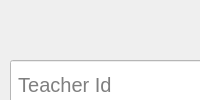
             <widget class="QWidget" name="page_19">
              <layout class="QHBoxLayout" name="horizontalLayout_13">
               <property name="spacing">
                <number>0</number>
               </property>
               <property name="leftMargin">
                <number>0</number>
               </property>
               <property name="topMargin">
                <number>0</number>
               </property>
               <property name="rightMargin">
                <number>0</number>
               </property>
               <property name="bottomMargin">
                <number>0</number>
               </property>
               <item>
                <widget class="QWidget" name="widget_23" native="true">
                 <widget class="QLabel" name="label_27">
                  <property name="geometry">
                   <rect>
                    <x>590</x>
                    <y>0</y>
                    <width>301</width>
                    <height>51</height>
                   </rect>
                  </property>
                  <property name="font">
                   <font>
                    <pointsize>18</pointsize>
                    <weight>75</weight>
                    <bold>true</bold>
                   </font>
                  </property>
                  <property name="text">
                   <string> Update Teacher 🖋️</string>
                  </property>
                 </widget>
                 <widget class="QLineEdit" name="lineEdit_66">
                  <property name="geometry">
                   <rect>
                    <x>10</x>
                    <y>60</y>
                    <width>1450</width>
                    <height>50</height>
                   </rect>
                  </property>
                  <property name="minimumSize">
                   <size>
                    <width>1450</width>
                    <height>50</height>
                   </size>
                  </property>
                  <property name="font">
                   <font>
                    <pointsize>15</pointsize>
                   </font>
                  </property>
                  <property name="styleSheet">
                   <string notr="true">background:white</string>
                  </property>
                  <property name="placeholderText">
                   <string> Teacher Id</string>
                  </property>
                 </widget>
                 <widget class="QLineEdit" name="lineEdit_72">
                  <property name="geometry">
                   <rect>
                    <x>10</x>
                    <y>270</y>
                    <width>650</width>
                    <height>50</height>
                   </rect>
                  </property>
                  <property name="minimumSize">
                   <size>
                    <width>650</width>
                    <height>50</height>
                   </size>
                  </property>
                  <property name="maximumSize">
                   <size>
                    <width>300</width>
                    <height>16777215</height>
                   </size>
                  </property>
                  <property name="font">
                   <font>
                    <pointsize>15</pointsize>
                   </font>
                  </property>
                  <property name="styleSheet">
                   <string notr="true">background:white</string>
                  </property>
                  <property name="placeholderText">
                   <string> Teacher_Id</string>
                  </property>
                 </widget>
                 <widget class="QPushButton" name="pushButton_42">
                  <property name="geometry">
                   <rect>
                    <x>10</x>
                    <y>130</y>
                    <width>400</width>
                    <height>50</height>
                   </rect>
                  </property>
                  <property name="minimumSize">
                   <size>
                    <width>400</width>
                    <height>50</height>
                   </size>
                  </property>
                  <property name="font">
                   <font>
                    <pointsize>15</pointsize>
                    <weight>75</weight>
                    <bold>true</bold>
                   </font>
                  </property>
                  <property name="styleSheet">
                   <string notr="true">background:white</string>
                  </property>
                  <property name="text">
                   <string> Back</string>
                  </property>
                 </widget>
                 <widget class="QPushButton" name="pushButton_43">
                  <property name="geometry">
                   <rect>
                    <x>1060</x>
                    <y>130</y>
                    <width>400</width>
                    <height>50</height>
                   </rect>
                  </property>
                  <property name="minimumSize">
                   <size>
                    <width>400</width>
                    <height>50</height>
                   </size>
                  </property>
                  <property name="font">
                   <font>
                    <pointsize>15</pointsize>
                    <weight>75</weight>
                    <bold>true</bold>
                   </font>
                  </property>
                  <property name="styleSheet">
                   <string notr="true">background:white</string>
                  </property>
                  <property name="text">
                   <string>Search.</string>
                  </property>
                 </widget>
                 <widget class="QLabel" name="label_26">
                  <property name="geometry">
                   <rect>
                    <x>590</x>
                    <y>200</y>
                    <width>241</width>
                    <height>50</height>
                   </rect>
                  </property>
                  <property name="minimumSize">
                   <size>
                    <width>0</width>
                    <height>50</height>
                   </size>
                  </property>
                  <property name="font">
                   <font>
                    <pointsize>18</pointsize>
                    <weight>75</weight>
                    <bold>true</bold>
                   </font>
                  </property>
                  <property name="text">
                   <string> Updated Detail</string>
                  </property>
                 </widget>
                 <widget class="QLineEdit" name="lineEdit_73">
                  <property name="geometry">
                   <rect>
                    <x>10</x>
                    <y>340</y>
                    <width>650</width>
                    <height>50</height>
                   </rect>
                  </property>
                  <property name="minimumSize">
                   <size>
                    <width>650</width>
                    <height>50</height>
                   </size>
                  </property>
                  <property name="font">
                   <font>
                    <pointsize>15</pointsize>
                   </font>
                  </property>
                  <property name="styleSheet">
                   <string notr="true">background:white</string>
                  </property>
                  <property name="placeholderText">
                   <string> Teacher Name</string>
                  </property>
                 </widget>
                 <widget class="QLineEdit" name="lineEdit_74">
                  <property name="geometry">
                   <rect>
                    <x>10</x>
                    <y>480</y>
                    <width>650</width>
                    <height>50</height>
                   </rect>
                  </property>
                  <property name="minimumSize">
                   <size>
                    <width>650</width>
                    <height>50</height>
                   </size>
                  </property>
                  <property name="font">
                   <font>
                    <pointsize>15</pointsize>
                   </font>
                  </property>
                  <property name="styleSheet">
                   <string notr="true">background:white</string>
                  </property>
                  <property name="placeholderText">
                   <string> Contact Number</string>
                  </property>
                 </widget>
                 <widget class="QLineEdit" name="lineEdit_75">
                  <property name="geometry">
                   <rect>
                    <x>10</x>
                    <y>550</y>
                    <width>650</width>
                    <height>50</height>
                   </rect>
                  </property>
                  <property name="minimumSize">
                   <size>
                    <width>650</width>
                    <height>50</height>
                   </size>
                  </property>
                  <property name="font">
                   <font>
                    <pointsize>15</pointsize>
                   </font>
                  </property>
                  <property name="styleSheet">
                   <string notr="true">background:white</string>
                  </property>
                  <property name="placeholderText">
                   <string> Address</string>
                  </property>
                 </widget>
                 <widget class="QLineEdit" name="lineEdit_76">
                  <property name="geometry">
                   <rect>
                    <x>10</x>
                    <y>410</y>
                    <width>650</width>
                    <height>50</height>
                   </rect>
                  </property>
                  <property name="minimumSize">
                   <size>
                    <width>650</width>
                    <height>50</height>
                   </size>
                  </property>
                  <property name="font">
                   <font>
                    <pointsize>15</pointsize>
                   </font>
                  </property>
                  <property name="styleSheet">
                   <string notr="true">background:white</string>
                  </property>
                  <property name="placeholderText">
                   <string> Date OF Birth</string>
                  </property>
                 </widget>
                 <widget class="QLineEdit" name="lineEdit_77">
                  <property name="geometry">
                   <rect>
                    <x>800</x>
                    <y>550</y>
                    <width>650</width>
                    <height>50</height>
                   </rect>
                  </property>
                  <property name="minimumSize">
                   <size>
                    <width>650</width>
                    <height>50</height>
                   </size>
                  </property>
                  <property name="font">
                   <font>
                    <pointsize>15</pointsize>
                   </font>
                  </property>
                  <property name="styleSheet">
                   <string notr="true">background:white</string>
                  </property>
                  <property name="placeholderText">
                   <string> Date Of Joining</string>
                  </property>
                 </widget>
                 <widget class="QLineEdit" name="lineEdit_78">
                  <property name="geometry">
                   <rect>
                    <x>800</x>
                    <y>480</y>
                    <width>650</width>
                    <height>50</height>
                   </rect>
                  </property>
                  <property name="minimumSize">
                   <size>
                    <width>650</width>
                    <height>50</height>
                   </size>
                  </property>
                  <property name="font">
                   <font>
                    <pointsize>15</pointsize>
                   </font>
                  </property>
                  <property name="styleSheet">
                   <string notr="true">background:white</string>
                  </property>
                  <property name="placeholderText">
                   <string> Department/Designation</string>
                  </property>
                 </widget>
                 <widget class="QLineEdit" name="lineEdit_79">
                  <property name="geometry">
                   <rect>
                    <x>800</x>
                    <y>340</y>
                    <width>650</width>
                    <height>50</height>
                   </rect>
                  </property>
                  <property name="minimumSize">
                   <size>
                    <width>650</width>
                    <height>50</height>
                   </size>
                  </property>
                  <property name="font">
                   <font>
                    <pointsize>15</pointsize>
                   </font>
                  </property>
                  <property name="styleSheet">
                   <string notr="true">background:white</string>
                  </property>
                  <property name="placeholderText">
                   <string> Email Id</string>
                  </property>
                 </widget>
                 <widget class="QLineEdit" name="lineEdit_80">
                  <property name="geometry">
                   <rect>
                    <x>800</x>
                    <y>410</y>
                    <width>650</width>
                    <height>50</height>
                   </rect>
                  </property>
                  <property name="minimumSize">
                   <size>
                    <width>650</width>
                    <height>50</height>
                   </size>
                  </property>
                  <property name="font">
                   <font>
                    <pointsize>15</pointsize>
                   </font>
                  </property>
                  <property name="styleSheet">
                   <string notr="true">background:white</string>
                  </property>
                  <property name="placeholderText">
                   <string> Qualification/Exprience</string>
                  </property>
                 </widget>
                 <widget class="QPushButton" name="pushButton_44">
                  <property name="geometry">
                   <rect>
                    <x>800</x>
                    <y>620</y>
                    <width>650</width>
                    <height>50</height>
                   </rect>
                  </property>
                  <property name="minimumSize">
                   <size>
                    <width>650</width>
                    <height>50</height>
                   </size>
                  </property>
                  <property name="font">
                   <font>
                    <pointsize>15</pointsize>
                    <weight>75</weight>
                    <bold>true</bold>
                   </font>
                  </property>
                  <property name="styleSheet">
                   <string notr="true">background:white</string>
                  </property>
                  <property name="text">
                   <string> Edit Detail</string>
                  </property>
                 </widget>
                 <widget class="QLineEdit" name="lineEdit_50">
                  <property name="geometry">
                   <rect>
                    <x>800</x>
                    <y>270</y>
                    <width>650</width>
                    <height>50</height>
                   </rect>
                  </property>
                  <property name="minimumSize">
                   <size>
                    <width>650</width>
                    <height>50</height>
                   </size>
                  </property>
                  <property name="maximumSize">
                   <size>
                    <width>300</width>
                    <height>45</height>
                   </size>
                  </property>
                  <property name="font">
                   <font>
                    <pointsize>15</pointsize>
                   </font>
                  </property>
                  <property name="styleSheet">
                   <string notr="true">background:white</string>
                  </property>
                  <property name="placeholderText">
                   <string> Gender</string>
                  </property>
                 </widget>
                 <widget class="QLineEdit" name="lineEdit_83">
                  <property name="geometry">
                   <rect>
                    <x>10</x>
                    <y>620</y>
                    <width>650</width>
                    <height>50</height>
                   </rect>
                  </property>
                  <property name="minimumSize">
                   <size>
                    <width>650</width>
                    <height>50</height>
                   </size>
                  </property>
                  <property name="font">
                   <font>
                    <pointsize>15</pointsize>
                   </font>
                  </property>
                  <property name="styleSheet">
                   <string notr="true">background:white</string>
                  </property>
                  <property name="placeholderText">
                   <string> Subject</string>
                  </property>
                 </widget>
                </widget>
               </item>
              </layout>
             </widget>
